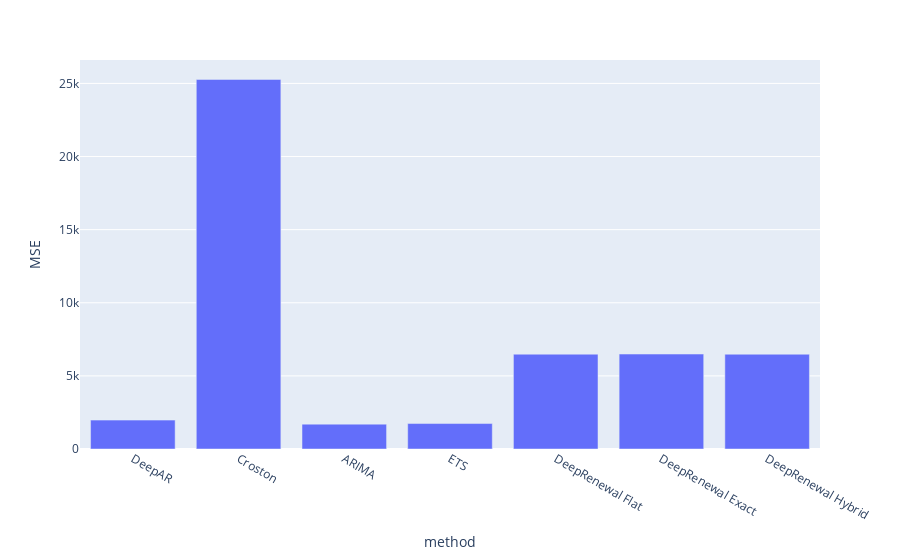
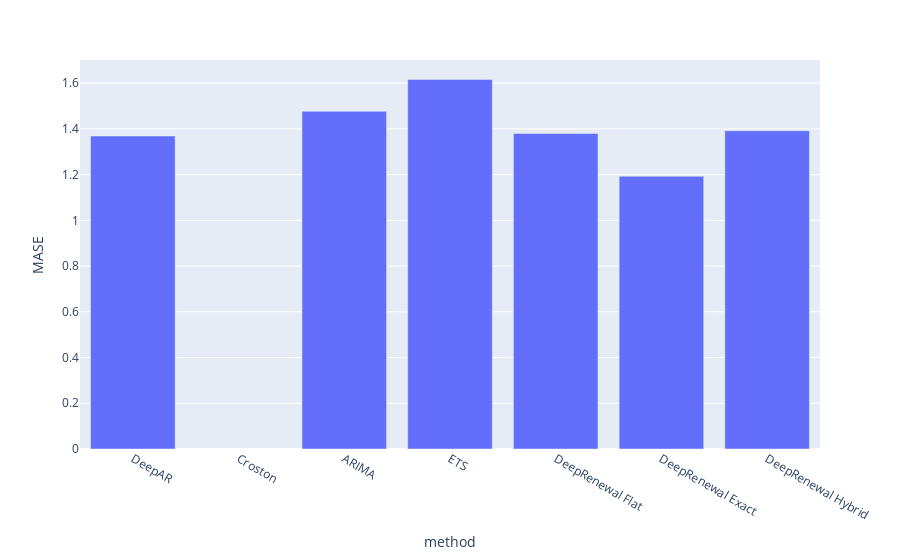
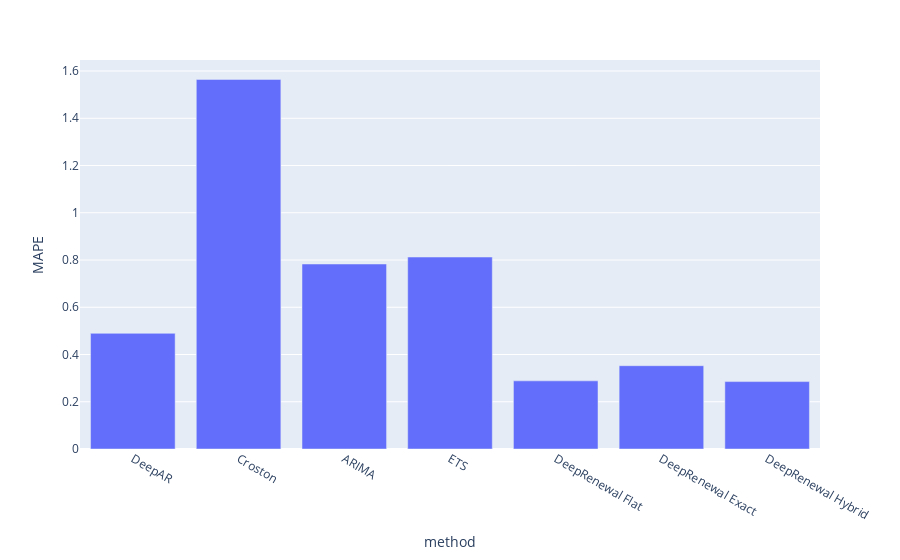
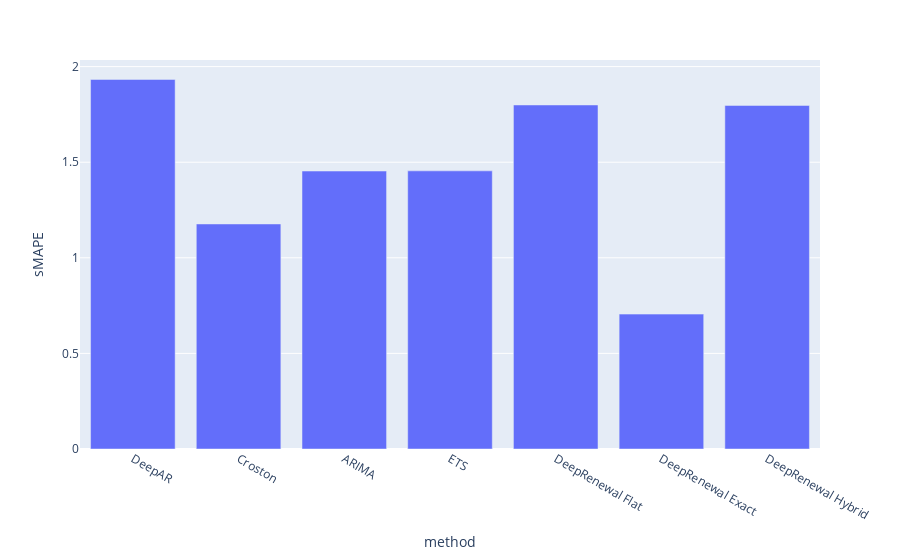

The code cell stored with these charts, in order, in its notebook:
### Code cell
for metric in ['MSE', 'MASE', 'MAPE', 'sMAPE', 'MSIS',
       'QuantileLoss[0.25]', 'Coverage[0.25]', 'QuantileLoss[0.5]',
       'Coverage[0.5]', 'QuantileLoss[0.75]', 'Coverage[0.75]', 'RMSE',
       'NRMSE', 'ND', 'wQuantileLoss[0.25]', 'wQuantileLoss[0.5]',
       'wQuantileLoss[0.75]', 'mean_wQuantileLoss', 'MAE_Coverage']:
    fig = px.bar(result_df[['method',metric]], x="method", y=metric)
    fig.show()

### Figure 1 — Plotly figure (JSON) as saved in the notebook; plotly's stock layout.template omitted (floating-point values rounded to 4 significant figures)
{"data": [{"alignmentgroup": "True", "hovertemplate": "method=%{x}<br>MSE=%{y}<extra></extra>", "legendgroup": "", "marker": {"color": "#636efa"}, "name": "", "offsetgroup": "", "orientation": "v", "showlegend": false, "textposition": "auto", "type": "bar", "x": ["DeepAR", "Croston", "ARIMA", "ETS", "DeepRenewal Flat", "DeepRenewal Exact", "DeepRenewal Hybrid"], "xaxis": "x", "y": [1975.0, 25270.0, 1700.0, 1741.0, 6484.0, 6493.0, 6482.0], "yaxis": "y"}], "layout": {"autosize": true, "barmode": "relative", "legend": {"tracegroupgap": 0}, "margin": {"t": 60}, "xaxis": {"anchor": "y", "autorange": true, "domain": [0, 1], "range": [-0.5, 6.5], "title": {"text": "method"}, "type": "category"}, "yaxis": {"anchor": "x", "autorange": true, "domain": [0, 1], "range": [0, 26600.0], "title": {"text": "MSE"}, "type": "linear"}}}

### Figure 2 — Plotly figure (JSON) as saved in the notebook; plotly's stock layout.template omitted (floating-point values rounded to 4 significant figures)
{"data": [{"alignmentgroup": "True", "hovertemplate": "method=%{x}<br>MASE=%{y}<extra></extra>", "legendgroup": "", "marker": {"color": "#636efa"}, "name": "", "offsetgroup": "", "orientation": "v", "showlegend": false, "textposition": "auto", "type": "bar", "x": ["DeepAR", "Croston", "ARIMA", "ETS", "DeepRenewal Flat", "DeepRenewal Exact", "DeepRenewal Hybrid"], "xaxis": "x", "y": [1.369, null, 1.477, 1.616, 1.38, 1.192, 1.392], "yaxis": "y"}], "layout": {"autosize": true, "barmode": "relative", "legend": {"tracegroupgap": 0}, "margin": {"t": 60}, "xaxis": {"anchor": "y", "autorange": true, "domain": [0, 1], "range": [-0.5, 6.5], "title": {"text": "method"}, "type": "category"}, "yaxis": {"anchor": "x", "autorange": true, "domain": [0, 1], "range": [0, 1.701], "title": {"text": "MASE"}, "type": "linear"}}}

### Figure 3 — Plotly figure (JSON) as saved in the notebook; plotly's stock layout.template omitted (floating-point values rounded to 4 significant figures)
{"data": [{"alignmentgroup": "True", "hovertemplate": "method=%{x}<br>MAPE=%{y}<extra></extra>", "legendgroup": "", "marker": {"color": "#636efa"}, "name": "", "offsetgroup": "", "orientation": "v", "showlegend": false, "textposition": "auto", "type": "bar", "x": ["DeepAR", "Croston", "ARIMA", "ETS", "DeepRenewal Flat", "DeepRenewal Exact", "DeepRenewal Hybrid"], "xaxis": "x", "y": [0.4897, 1.564, 0.7831, 0.8126, 0.2884, 0.3527, 0.2853], "yaxis": "y"}], "layout": {"autosize": true, "barmode": "relative", "legend": {"tracegroupgap": 0}, "margin": {"t": 60}, "xaxis": {"anchor": "y", "autorange": true, "domain": [0, 1], "range": [-0.5, 6.5], "title": {"text": "method"}, "type": "category"}, "yaxis": {"anchor": "x", "autorange": true, "domain": [0, 1], "range": [0, 1.647], "title": {"text": "MAPE"}, "type": "linear"}}}

### Figure 4 — Plotly figure (JSON) as saved in the notebook; plotly's stock layout.template omitted (floating-point values rounded to 4 significant figures)
{"data": [{"alignmentgroup": "True", "hovertemplate": "method=%{x}<br>sMAPE=%{y}<extra></extra>", "legendgroup": "", "marker": {"color": "#636efa"}, "name": "", "offsetgroup": "", "orientation": "v", "showlegend": false, "textposition": "auto", "type": "bar", "x": ["DeepAR", "Croston", "ARIMA", "ETS", "DeepRenewal Flat", "DeepRenewal Exact", "DeepRenewal Hybrid"], "xaxis": "x", "y": [1.933, 1.177, 1.454, 1.455, 1.799, 0.7055, 1.797], "yaxis": "y"}], "layout": {"autosize": true, "barmode": "relative", "legend": {"tracegroupgap": 0}, "margin": {"t": 60}, "xaxis": {"anchor": "y", "autorange": true, "domain": [0, 1], "range": [-0.5, 6.5], "title": {"text": "method"}, "type": "category"}, "yaxis": {"anchor": "x", "autorange": true, "domain": [0, 1], "range": [0, 2.035], "title": {"text": "sMAPE"}, "type": "linear"}}}
